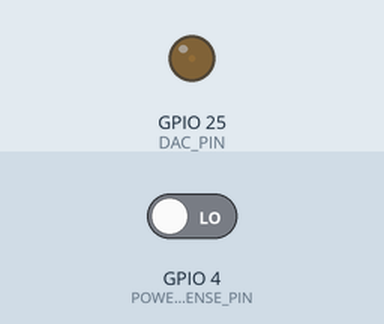
A sketch run on a simulated ESP32. On the bench: output pins drawn as LEDs (lit = HIGH). Inputs (shaded band) come from the test bench; at power-on: GPIO 4 (POWER_SENSE_PIN) LOW. Nothing arrives over Bluetooth unless stated.

Above: at 1.2 s.
1.3 s: GPIO 4 (POWER_SENSE_PIN) driven HIGH
At 2.0 s:
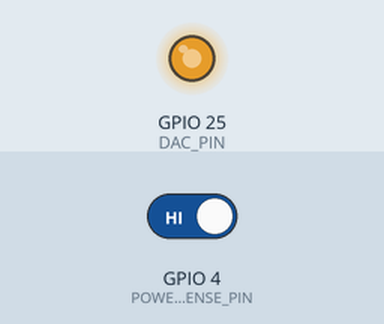
2.8 s: GPIO 4 (POWER_SENSE_PIN) driven LOW
At 3.3 s:
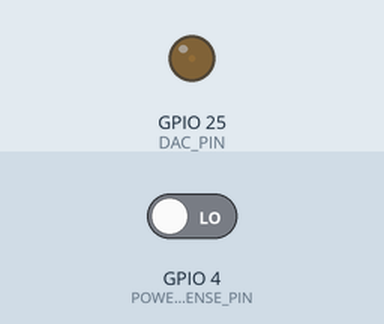
Timing chart, 0 to 5.8 s (numbered marks = the images above; inputs shaded):
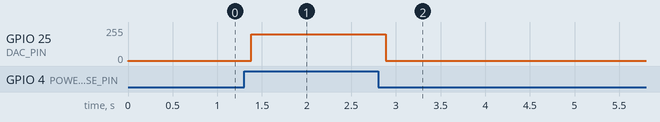

The sketch:

SOC_Bluetooth_AthenaPro.ino
```cpp
#include <BLEDevice.h>
#include <BLEUtils.h>
#include <BLEClient.h>

// ================= CONFIG =================
#define DEBUG 0

#define DAC_PIN         25
#define POWER_SENSE_PIN 4

#define DAC_MIN 199      // SOC 0%
#define DAC_MAX 236      // SOC 100%
#define DAC_OFF 1        // < 50 => màn hình tắt

#define KEY_DEBOUNCE_MS     80
#define BLE_RECONNECT_MS  5000

BLEAddress bmsAddress("20:CB:A9:44:BC:A8");
BLEUUID serviceUUID("0000FFE0-0000-1000-8000-00805F9B34FB");
BLEUUID charUUID("0000FFE1-0000-1000-8000-00805F9B34FB");

uint8_t loginCmd[] = {
  0xA5, 0x0B, 0x00, 0x58, 0x58,
  0x19, 0x0A, 0x1E, 0x0E, 0x28, 0x0D
};

BLEClient* pClient = nullptr;
BLERemoteCharacteristic* pChar = nullptr;

volatile uint8_t currentSOC = 0;
volatile bool socValid = false;
volatile bool bleConnected = false;

bool keyOn = false;
int rawKey = LOW;
int stableKey = LOW;

uint8_t lastDAC = 255;
unsigned long keyChangeTime = 0;
unsigned long lastReconnect = 0;

#if DEBUG
  #define DBG(x) Serial.print(x)
  #define DBGLN(x) Serial.println(x)
#else
  #define DBG(x)
  #define DBGLN(x)
#endif

// ================= DAC =================
void setDAC(uint8_t value) {
  if (value == lastDAC) return;
  lastDAC = value;
  dacWrite(DAC_PIN, value);
}

void outputSOC(uint8_t soc) {
  if (soc > 100) soc = 100;
  setDAC((uint8_t)map(soc, 0, 100, DAC_MIN, DAC_MAX));
}

// ================= BLE DATA =================
void notifyCallback(BLERemoteCharacteristic*, uint8_t* data, size_t len, bool) {
  if (len < 12) return;

  uint8_t soc = data[11];
  if (soc > 100) return;

  bool changed = (!socValid || soc != currentSOC);
  currentSOC = soc;
  socValid = true;

  // Khóa OFF: vẫn cập nhật SOC nhưng DAC luôn giữ < 50
  if (keyOn && changed) outputSOC(currentSOC);

#if DEBUG
  if (changed) {
    DBG("SOC: ");
    DBG(currentSOC);
    DBGLN("%");
  }
#endif
}

// ================= BLE CALLBACK =================
class ClientCallbacks : public BLEClientCallbacks {
  void onConnect(BLEClient*) override {
    bleConnected = true;
    DBGLN("BLE CONNECTED");
  }

  void onDisconnect(BLEClient*) override {
    bleConnected = false;
    pChar = nullptr;
    DBGLN("BLE DISCONNECTED");
  }
};

ClientCallbacks clientCallbacks;

// ================= CONNECT BMS =================
bool connectBMS() {
  if (pClient && pClient->isConnected()) {
    bleConnected = true;
    return true;
  }

  if (!pClient) {
    pClient = BLEDevice::createClient();
    if (!pClient) return false;
    pClient->setClientCallbacks(&clientCallbacks);
  }

  if (!pClient->connect(bmsAddress)) {
    bleConnected = false;
    return false;
  }

  BLERemoteService* service = pClient->getService(serviceUUID);
  if (!service) {
    pClient->disconnect();
    return false;
  }

  pChar = service->getCharacteristic(charUUID);
  if (!pChar || !pChar->canNotify() || !pChar->canWrite()) {
    pClient->disconnect();
    pChar = nullptr;
    return false;
  }

  pChar->registerForNotify(notifyCallback);
  delay(300);
  pChar->writeValue(loginCmd, sizeof(loginCmd), true);

  bleConnected = true;
  DBGLN("BMS READY");
  return true;
}

// ================= KEY =================
void updateKey() {
  unsigned long now = millis();
  int state = digitalRead(POWER_SENSE_PIN);

  if (state != rawKey) {
    rawKey = state;
    keyChangeTime = now;
  }

  if (rawKey == stableKey) return;
  if (now - keyChangeTime < KEY_DEBOUNCE_MS) return;

  stableKey = rawKey;
  keyOn = (stableKey == HIGH);

  if (keyOn) {
    // Đánh thức màn hình
    setDAC(DAC_MIN);

    // BLE vẫn chạy từ trước nên có SOC thì đưa lên ngay
    if (socValid) outputSOC(currentSOC);

    DBGLN("KEY ON");
  } else {
    // Quan trọng: DAC < 50 để màn hình tắt
    setDAC(DAC_OFF);

    // KHÔNG disconnect BLE
    // KHÔNG reset currentSOC
    DBGLN("KEY OFF");
  }
}

// ================= BLE MANAGER =================
void updateBLE() {
  if (pClient && pClient->isConnected()) {
    bleConnected = true;
    return;
  }

  bleConnected = false;

  unsigned long now = millis();
  if (now - lastReconnect < BLE_RECONNECT_MS) return;

  lastReconnect = now;
  connectBMS();
}

// ================= SETUP =================
void setup() {
#if DEBUG
  Serial.begin(115200);
#endif

  pinMode(POWER_SENSE_PIN, INPUT_PULLDOWN);

  rawKey = digitalRead(POWER_SENSE_PIN);
  stableKey = rawKey;
  keyOn = (stableKey == HIGH);

  // Khởi động DAC đúng theo trạng thái khóa
  if (keyOn) setDAC(DAC_MIN);
  else setDAC(DAC_OFF);

  BLEDevice::init("");

  // Cho kết nối BMS ngay lần đầu
  lastReconnect = millis() - BLE_RECONNECT_MS;
}

// ================= LOOP =================
void loop() {
  updateKey();
  updateBLE();
  delay(10);
}
```

Measured:
- after the input at 1.3 s, GPIO 25 (DAC_PIN): 1/255 → 199/255 after 0.08 s
- after the input at 2.8 s, GPIO 25 (DAC_PIN): 199/255 → 1/255 after 0.08 s
